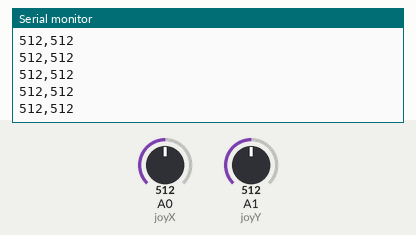
The sketch below on a simulated Arduino Uno, built with avr-gcc and run on an emulated ATmega328P. Parts: the last lines printed to the serial monitor. Inputs (shaded band) come from the test bench; at power-on: A0 (joyX) = 512, A1 (joyY) = 512.

Above: at 1.2 s.
1.3 s: A0 (joyX) set to 716
At 1.68 s:
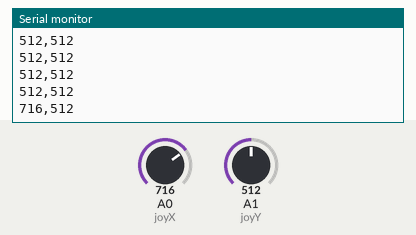
2.8 s: A1 (joyY) set to 716
At 2.94 s:
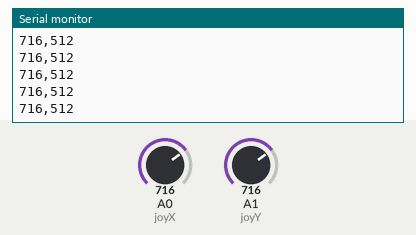
4.3 s: A0 (joyX) set to 900
At 4.44 s:
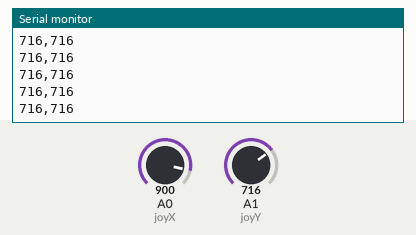
5.8 s: A1 (joyY) set to 900
At 5.94 s:
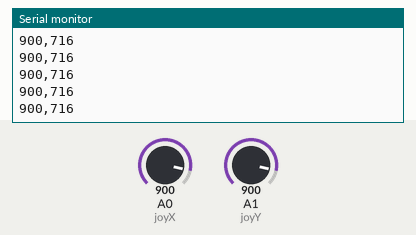
Timing chart, 0 to 8.3 s (numbered marks = the images above; inputs shaded):
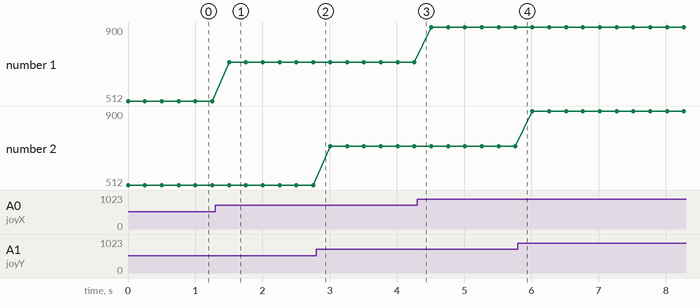

Measured:
- after the input at 1.3 s, the serial monitor: prints a new line after 0.20 s (image 1)
- plotted number 1: 512 → 716 after the input at 1.3 s, 716 → 900 after the input at 4.3 s

The sketch:

2021joy.ino
```cpp
#define joyX A0
#define joyY A1

int xValue;
int yValue;

void setup() {
  Serial.begin(9600);
  pinMode(A0,INPUT);
  pinMode(A1,INPUT);

  xValue = analogRead(joyX);
  yValue = analogRead(joyY);

}


void loop() {

  xValue = analogRead(joyX);
  yValue = analogRead(joyY);


  Serial.print(xValue);
  Serial.print(',');
  Serial.println(yValue);
  delay(250);


  }
```
